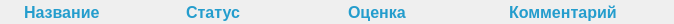
<?xml version="1.0" encoding="UTF-8"?>
<ui version="4.0">
 <class>Table</class>
 <widget class="QWidget" name="Table">
  <property name="geometry">
   <rect>
    <x>0</x>
    <y>0</y>
    <width>674</width>
    <height>24</height>
   </rect>
  </property>
  <property name="sizePolicy">
   <sizepolicy hsizetype="Preferred" vsizetype="Expanding">
    <horstretch>0</horstretch>
    <verstretch>0</verstretch>
   </sizepolicy>
  </property>
  <property name="font">
   <font>
    <family>Arial</family>
    <pointsize>11</pointsize>
   </font>
  </property>
  <layout class="QGridLayout" name="gridLayout" columnstretch="0,1,1,1,1">
   <property name="leftMargin">
    <number>9</number>
   </property>
   <property name="topMargin">
    <number>0</number>
   </property>
   <property name="rightMargin">
    <number>9</number>
   </property>
   <property name="bottomMargin">
    <number>0</number>
   </property>
   <property name="verticalSpacing">
    <number>0</number>
   </property>
   <item row="0" column="4">
    <widget class="QLabel" name="label_4">
     <property name="palette">
      <palette>
       <active>
        <colorrole role="WindowText">
         <brush brushstyle="SolidPattern">
          <color alpha="255">
           <red>36</red>
           <green>157</green>
           <blue>205</blue>
          </color>
         </brush>
        </colorrole>
       </active>
       <inactive>
        <colorrole role="WindowText">
         <brush brushstyle="SolidPattern">
          <color alpha="255">
           <red>36</red>
           <green>157</green>
           <blue>205</blue>
          </color>
         </brush>
        </colorrole>
       </inactive>
       <disabled>
        <colorrole role="WindowText">
         <brush brushstyle="SolidPattern">
          <color alpha="255">
           <red>160</red>
           <green>160</green>
           <blue>160</blue>
          </color>
         </brush>
        </colorrole>
       </disabled>
      </palette>
     </property>
     <property name="font">
      <font>
       <pointsize>12</pointsize>
       <weight>75</weight>
       <bold>true</bold>
      </font>
     </property>
     <property name="text">
      <string>Комментарий</string>
     </property>
    </widget>
   </item>
   <item row="0" column="2">
    <widget class="QLabel" name="label_2">
     <property name="palette">
      <palette>
       <active>
        <colorrole role="WindowText">
         <brush brushstyle="SolidPattern">
          <color alpha="255">
           <red>36</red>
           <green>157</green>
           <blue>205</blue>
          </color>
         </brush>
        </colorrole>
       </active>
       <inactive>
        <colorrole role="WindowText">
         <brush brushstyle="SolidPattern">
          <color alpha="255">
           <red>36</red>
           <green>157</green>
           <blue>205</blue>
          </color>
         </brush>
        </colorrole>
       </inactive>
       <disabled>
        <colorrole role="WindowText">
         <brush brushstyle="SolidPattern">
          <color alpha="255">
           <red>160</red>
           <green>160</green>
           <blue>160</blue>
          </color>
         </brush>
        </colorrole>
       </disabled>
      </palette>
     </property>
     <property name="font">
      <font>
       <pointsize>12</pointsize>
       <weight>75</weight>
       <bold>true</bold>
      </font>
     </property>
     <property name="text">
      <string>Статус</string>
     </property>
    </widget>
   </item>
   <item row="0" column="1">
    <widget class="QLabel" name="label">
     <property name="palette">
      <palette>
       <active>
        <colorrole role="WindowText">
         <brush brushstyle="SolidPattern">
          <color alpha="255">
           <red>36</red>
           <green>157</green>
           <blue>205</blue>
          </color>
         </brush>
        </colorrole>
       </active>
       <inactive>
        <colorrole role="WindowText">
         <brush brushstyle="SolidPattern">
          <color alpha="255">
           <red>36</red>
           <green>157</green>
           <blue>205</blue>
          </color>
         </brush>
        </colorrole>
       </inactive>
       <disabled>
        <colorrole role="WindowText">
         <brush brushstyle="SolidPattern">
          <color alpha="255">
           <red>160</red>
           <green>160</green>
           <blue>160</blue>
          </color>
         </brush>
        </colorrole>
       </disabled>
      </palette>
     </property>
     <property name="font">
      <font>
       <pointsize>12</pointsize>
       <weight>75</weight>
       <bold>true</bold>
      </font>
     </property>
     <property name="text">
      <string>Название</string>
     </property>
    </widget>
   </item>
   <item row="0" column="3">
    <widget class="QLabel" name="label_3">
     <property name="palette">
      <palette>
       <active>
        <colorrole role="WindowText">
         <brush brushstyle="SolidPattern">
          <color alpha="255">
           <red>36</red>
           <green>157</green>
           <blue>205</blue>
          </color>
         </brush>
        </colorrole>
       </active>
       <inactive>
        <colorrole role="WindowText">
         <brush brushstyle="SolidPattern">
          <color alpha="255">
           <red>36</red>
           <green>157</green>
           <blue>205</blue>
          </color>
         </brush>
        </colorrole>
       </inactive>
       <disabled>
        <colorrole role="WindowText">
         <brush brushstyle="SolidPattern">
          <color alpha="255">
           <red>160</red>
           <green>160</green>
           <blue>160</blue>
          </color>
         </brush>
        </colorrole>
       </disabled>
      </palette>
     </property>
     <property name="font">
      <font>
       <pointsize>12</pointsize>
       <weight>75</weight>
       <bold>true</bold>
      </font>
     </property>
     <property name="text">
      <string>Оценка</string>
     </property>
    </widget>
   </item>
   <item row="0" column="0">
    <widget class="QLabel" name="label_5">
     <property name="text">
      <string/>
     </property>
    </widget>
   </item>
  </layout>
 </widget>
 <resources/>
 <connections/>
</ui>
